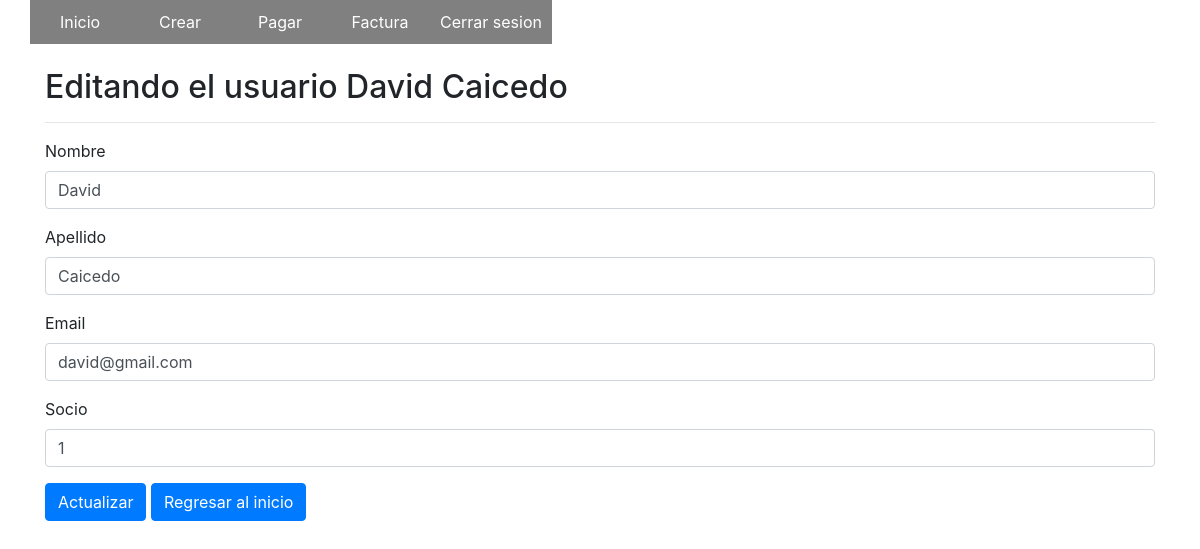
Screenshot of /editar.php?id=1722786959 with the database file from the repository.
### tables this page shows
CREATE TABLE `usuario` (
  `CED_CLI` char(10) NOT NULL,
  `NOM_CLI` char(20) DEFAULT NULL,
  `APE_CLI` char(20) DEFAULT NULL,
  `CORR_CLI` char(30) DEFAULT NULL,
  `PASSWORD` char(20) DEFAULT NULL,
  `SOCIO` smallint(6) DEFAULT NULL,
  `rol` int(11) DEFAULT NULL
);

### funciones.php (called while the page is built, shortened)
<?php
function escapar($html) {
  return htmlspecialchars($html, ENT_QUOTES | ENT_SUBSTITUTE, "UTF-8");
}

### editar.php (the view, shortened to what this page needs)
<?php
include 'funciones.php';
$config = include 'config.php';
$resultado = [
  'error' => false,
  'mensaje' => ''
];
try {
  $dsn = 'mysql:host=' . $config['db']['host'] . ';dbname=' . $config['db']['name'];
  $conexion = new PDO($dsn, $config['db']['user'], $config['db']['pass'], $config['db']['options']);
  $id = $_GET['id'];
  $consultaSQL = "SELECT * FROM usuario WHERE CED_CLI =" . $id;
  $sentencia = $conexion->prepare($consultaSQL);
  $sentencia->execute();
  $usuario = $sentencia->fetch(PDO::FETCH_ASSOC);
} catch (PDOException $error) {
  $resultado['error'] = true;
  $resultado['mensaje'] = $error->getMessage();
}
?>
<?php require "templates/header.php"; ?>
<?php
if (isset($usuario) && $usuario) {
?>
  <div class="container">
    <div class="row">
      <div class="col-md-12">
        <h2 class="mt-4">Editando el usuario <?= escapar($usuario['NOM_CLI']) . ' ' . escapar($usuario['APE_CLI'])  ?></h2>
        <hr>
        <form method="post">
          <div class="form-group">
            <label for="nombre">Nombre</label>
            <input type="text" name="nombre" id="nombre" value="<?= escapar($usuario['NOM_CLI']) ?>" class="form-control">
          </div>
          <div class="form-group">
            <label for="apellido">Apellido</label>
            <input type="text" name="apellido" id="apellido" value="<?= escapar($usuario['APE_CLI']) ?>" class="form-control">
          </div>
          <div class="form-group">
            <label for="email">Email</label>
            <input type="email" name="email" id="email" value="<?= escapar($usuario['CORR_CLI']) ?>" class="form-control">
          </div>
          <div class="form-group">
            <label for="socio">Socio</label>
            <input type="text" name="socio" id="socio" value="<?= escapar($usuario['SOCIO']) ?>" class="form-control">
          </div>
          <div class="form-group">
            <input type="submit" name="submit" class="btn btn-primary" value="Actualizar">
            <a class="btn btn-primary" href="index.php">Regresar al inicio</a>
          </div>
        </form>
      </div>
    </div>
  </div>
<?php
}
?>
<?php require "templates/footer.php"; ?>

### templates/header.php (style rules this page uses)
* { margin: 0; padding: 0; }

### rows the page displays
usuario: NOM_CLI "David", APE_CLI "Caicedo", nombre "David", apellido "Caicedo", email "david@gmail.com", socio "1"
